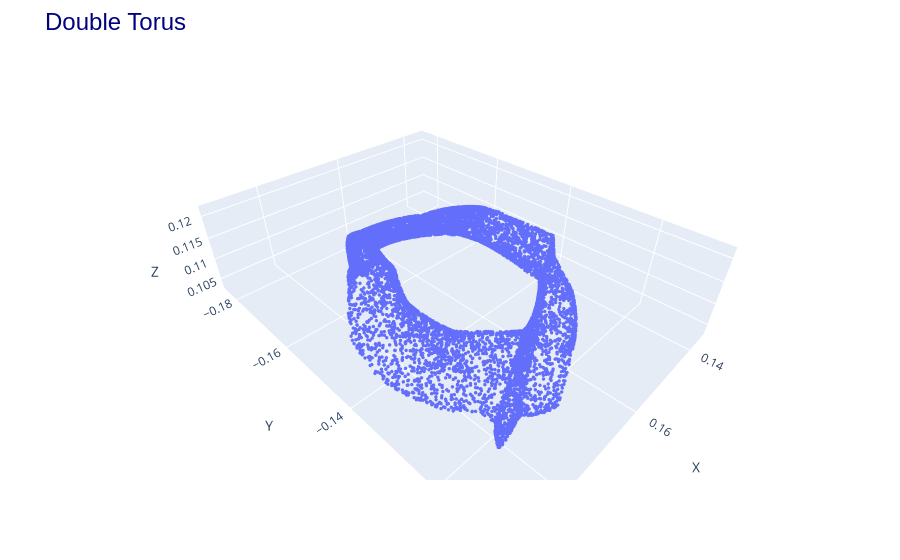

Notebook code cell kept with this figure:
### Code cell
reconstructed = reconstruct("ae", X_train[0:10000])
util.plot3d([(reconstructed, "reconstructed")], title="Double Torus")

### Figure 1 — Plotly figure (JSON) as saved in the notebook; plotly's stock layout.template omitted (floating-point values rounded to 4 significant figures; data arrays with more than 128 entries replaced by an {"elided": "..."} marker saying what was removed)
{"data": [{"marker": {"size": 2}, "mode": "markers", "name": "reconstructed", "type": "scatter3d", "x": {"elided": "10000 float values"}, "y": {"elided": "10000 float values"}, "z": {"elided": "10000 float values"}}], "layout": {"margin": {"t": 60}, "scene": {"aspectmode": "data", "xaxis": {"title": {"text": "X"}}, "yaxis": {"title": {"text": "Y"}}, "zaxis": {"title": {"text": "Z"}}}, "title": {"font": {"color": "navy", "family": "Arial", "size": 24}, "text": "Double Torus"}}}
